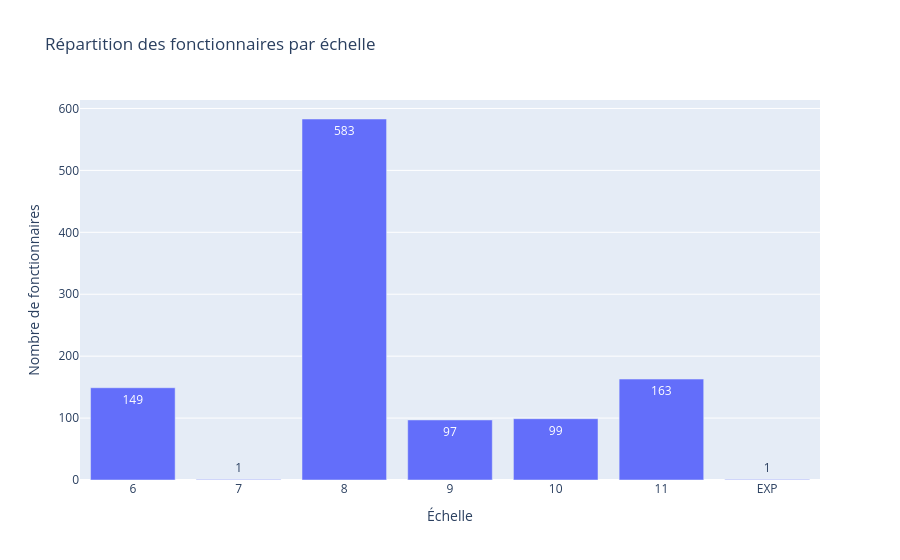

Write notebook code for a chart like this one.
### Markdown cell above
## Répartition des fonctionnaires par échelle

### Code cell
fig = create_scale_bar_chart(df)

fig.show()

### Figure 1 — Plotly figure (JSON) as saved in the notebook; plotly's stock layout.template omitted (floating-point values rounded to 4 significant figures)
{"data": [{"hovertemplate": "Echelle=%{x}<br>Nombre=%{text}<extra></extra>", "legendgroup": "", "marker": {"color": "#636efa", "pattern": {"shape": ""}}, "name": "", "orientation": "v", "showlegend": false, "text": [149.0, 1.0, 583.0, 97.0, 99.0, 163.0, 1.0], "textposition": "auto", "type": "bar", "x": ["6", "7", "8", "9", "10", "11", "EXP"], "xaxis": "x", "y": [149, 1, 583, 97, 99, 163, 1], "yaxis": "y"}], "layout": {"barmode": "relative", "legend": {"tracegroupgap": 0}, "title": {"text": "Répartition des fonctionnaires par échelle"}, "xaxis": {"anchor": "y", "domain": [0, 1], "title": {"text": "Échelle"}}, "yaxis": {"anchor": "x", "domain": [0, 1], "title": {"text": "Nombre de fonctionnaires"}}}}
